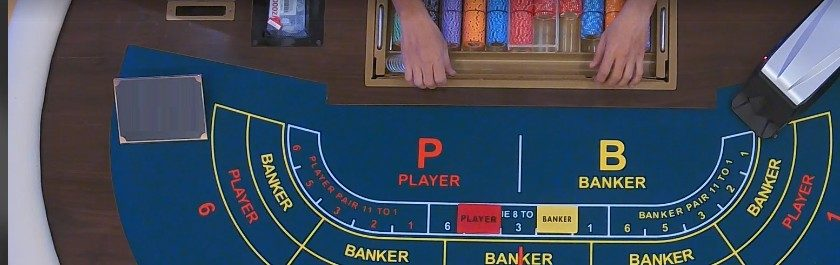
#> input picture shared/assets/table-live.jpg, 840 x 265 px, found by its file name
$ python make-table-stills.py
#> lines starting #> are read from the running program, lines starting #| are printed output that depends on the picture
"""Derive per-table live stills from the one photo we own.

The felt is the only thing recoloured: pixels whose hue sits in the felt's band get
rotated to a new hue, so the wood rail, chips, cards and the dealer's hands keep their
own colours. Each variant also takes a slightly different framing of the same shot, at
the identical 672x470 aspect the stage is built around.
"""
from PIL import Image, ImageEnhance
import numpy as np, os

SRC = '/home/user/Cage-Admin/shared/assets/table-live.jpg'
OUT = '/home/user/Cage-Admin/shared/assets'
W, H = 672, 470

# felt hue band in PIL's 0..255 hue scale (the source felt sits at ~128-160)
FELT_LO, FELT_HI = 118, 172

def recolour(im, hue_delta, sat_scale=1.0):
    hsv = np.asarray(im.convert('HSV')).astype(np.int16)
    h, s, v = hsv[:, :, 0], hsv[:, :, 1], hsv[:, :, 2]
    felt = (h >= FELT_LO) & (h <= FELT_HI) & (s > 40)
    h[felt] = (h[felt] + hue_delta) % 256
    if sat_scale != 1.0:
        s[felt] = np.clip(s[felt] * sat_scale, 0, 255)
    hsv[:, :, 0], hsv[:, :, 1] = h, s
    return Image.fromarray(hsv.astype(np.uint8), 'HSV').convert('RGB')

def frame(im, zoom, dx=0.0, dy=0.0):
    """Crop a zoom-th of the frame, centred at (0.5+dx, 0.5+dy), back to WxH."""
    w, h = int(im.width / zoom), int(im.height / zoom)
    cx, cy = im.width * (0.5 + dx), im.height * (0.5 + dy)
    l = int(max(0, min(im.width - w, cx - w / 2)))
    t = int(max(0, min(im.height - h, cy - h / 2)))
    return im.crop((l, t, l + w, t + h)).resize((W, H), Image.LANCZOS)

# name, hue delta, saturation scale, zoom, pan x, pan y, brightness
VARIANTS = [
    ('table-live-1.jpg',    0, 1.00, 1.00,  0.00,  0.00, 1.00),  # teal - the original framing
    ('table-live-2.jpg',  -52, 1.05, 1.06,  0.03, -0.02, 0.97),  # green felt
    ('table-live-3.jpg',   12, 1.00, 1.04, -0.04,  0.01, 1.03),  # blue felt
    ('table-live-4.jpg',  104, 0.90, 1.08,  0.02,  0.03, 0.95),  # burgundy felt
    ('table-live-5.jpg',   51, 0.92, 1.02, -0.02, -0.03, 1.05),  # violet felt
    ('table-live-6.jpg',  -94, 0.85, 1.05,  0.04,  0.02, 0.93),  # olive felt
]

src = Image.open(SRC).convert('RGB')
#> src is the input picture: PIL image 840x265 RGB; mean R, G, B 65.9, 76.3, 91.7
for name, dh, ds, zoom, dx, dy, bright in VARIANTS:
    im = recolour(src, dh, ds) if dh or ds != 1.0 else src.copy()
    im = frame(im, zoom, dx, dy)
    if bright != 1.0:
        im = ImageEnhance.Brightness(im).enhance(bright)
    path = os.path.join(OUT, name)
    im.save(path, 'JPEG', quality=82, optimize=True)
    print(name, im.size, f'{os.path.getsize(path)//1024}KB')
#> this loop made 6 passes
#> pass 1, `im = frame(im, zoom, dx, dy)`:
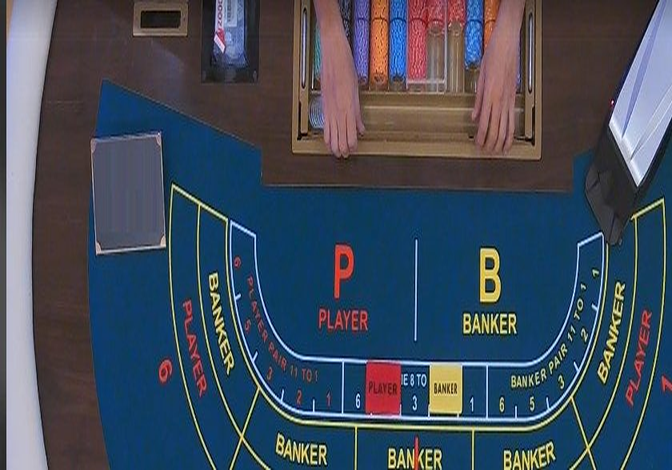
#> im: PIL image 672x470 RGB; mean R, G, B 66, 76.3, 91.7
#> pass 2, in recolour, `hsv = np.asarray(im.convert('HSV')).astype(np.int16)`:
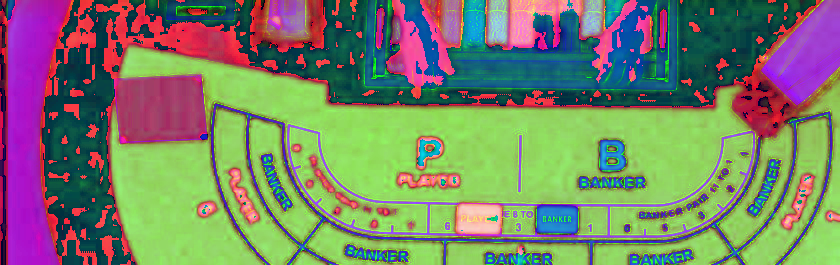
#> hsv: shape (265, 840, 3) int16; mean R, G, B 120.6, 129.2, 103.8
#> pass 2, in recolour, `h, s, v = hsv[:, :, 0], hsv[:, :, 1], hsv[:, :, 2]`:
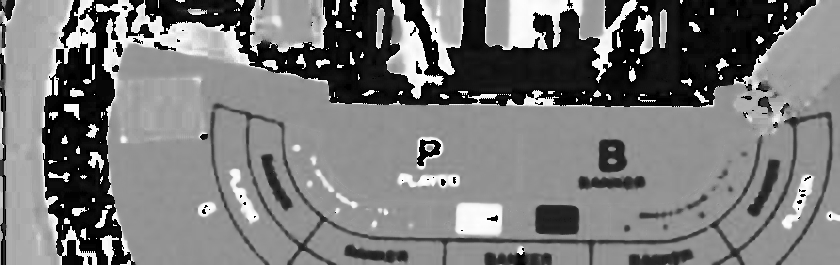
#> h: shape (265, 840) int16; min 0, max 254, mean 120.6
#> pass 2, in recolour, `h, s, v = hsv[:, :, 0], hsv[:, :, 1], hsv[:, :, 2]`:
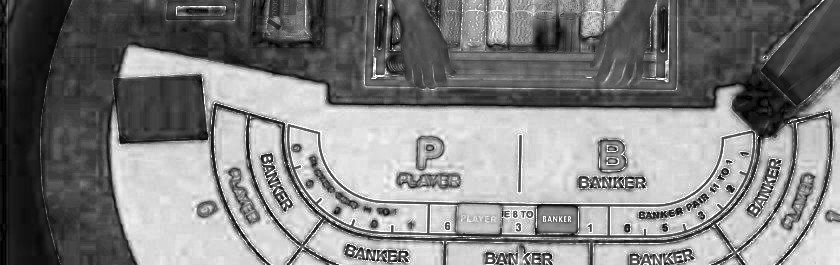
#> s: shape (265, 840) int16; min 0, max 255, mean 129.2
#> after the loop:
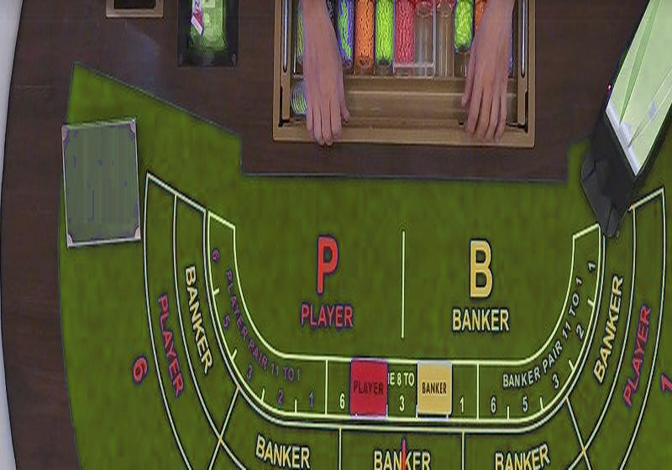
#> im: PIL image 672x470 RGB; mean R, G, B 84, 84.3, 51.3
